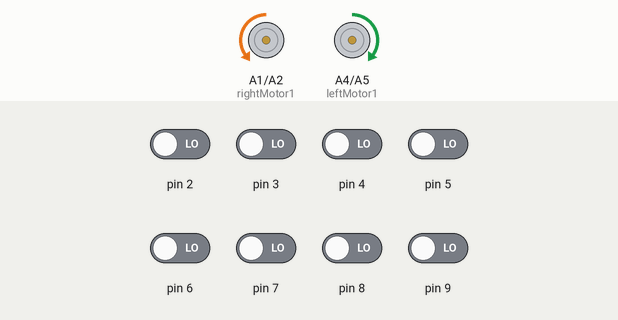
This sketch was run on a simulated Arduino Uno, built with avr-gcc and run on an emulated ATmega328P. Parts: motor-driver pin pairs drawn as motors (green arrow = first pin HIGH = forward, orange = second pin HIGH = backward, longer = more drive, scaled by the enable pin). Inputs (shaded band) come from the test bench; at power-on: pin 2–9 LOW.

Above: at 11.7 s.
11.8 s: pin 3 driven HIGH
At 13.0 s:
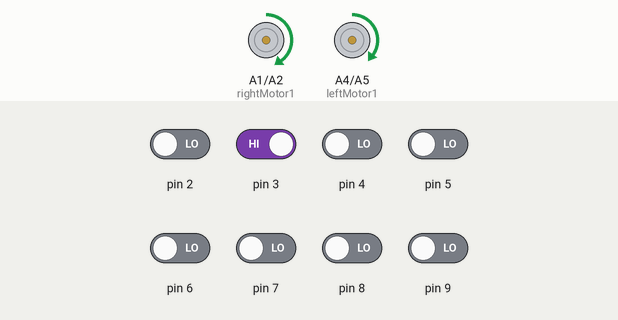
13.3 s: pin 4 driven HIGH
At 14.2 s:
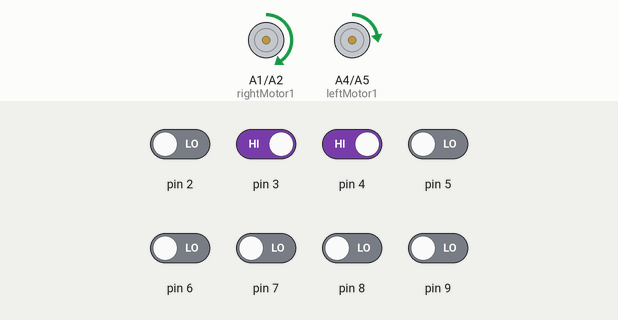
14.8 s: pin 9 driven HIGH
At 15.3 s:
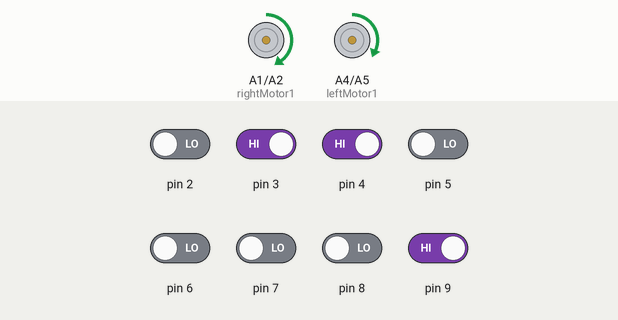
16.3 s: pin 8 driven HIGH
At 17.5 s:
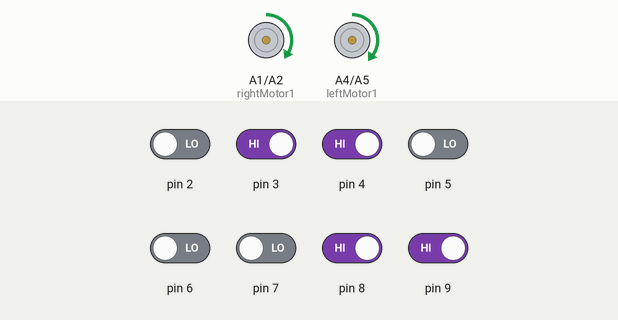
17.8 s: pin 2 driven HIGH
At 18.8 s:
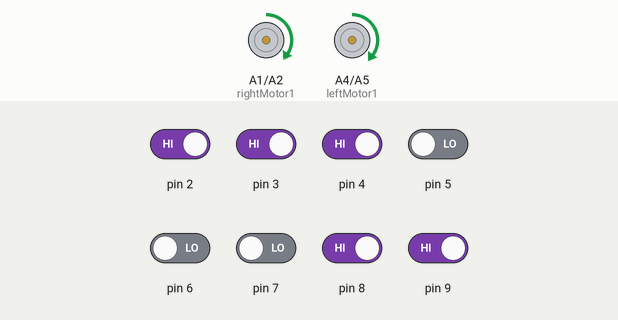
19.3 s: pin 7 driven HIGH
At 19.9 s:
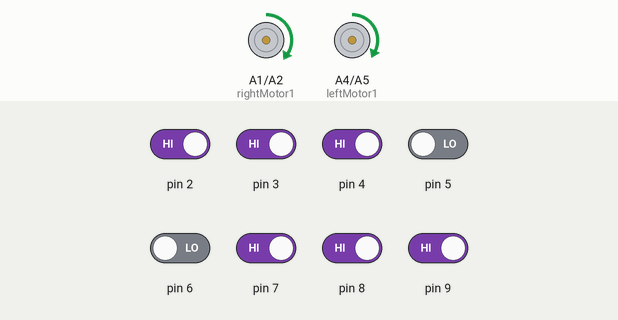
Timing chart, 0 to 21.8 s (numbered marks = the images above; inputs shaded):
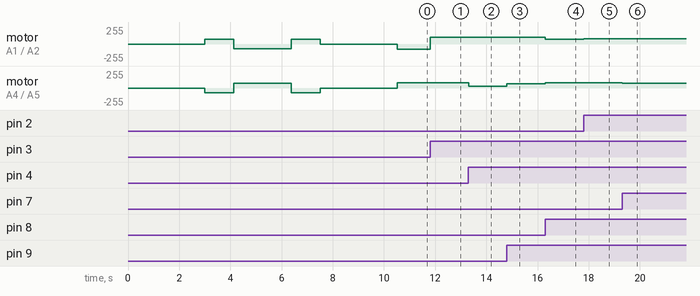

The sketch:

PID_control.ino
```cpp
//https://www.youtube.com/channel/UCnu1c_5OqBfo7j2bG_4IYow
//https://www.youtube.com/watch?v=xCJw69S169M video of PID controlled LFR
//Followe ZM Networks and support the Channel.
#include <QTRSensors.h>

#define Kp 0.02// experiment to determine this, start by something small that just makes your bot follow the line at a slow speed
#define Kd 3
// experiment to determine this, slowly increase the speeds and adjust this value. ( Note: Kp < Kd)
#define Ki 0
#define MaxSpeed 100 // max speed of the robot
#define BaseSpeed 70 // this is the speed at which the motors should spin when the robot is perfectly on the line
//#define NUM_SENSORS  8     // number of sensors used

#define speedturn 80

#define rightMotor1 A1
#define rightMotor2 A2
#define rightMotorPWM 10
#define leftMotor1 A4
#define leftMotor2 A5
#define leftMotorPWM 11


QTRSensors qtr;

const uint8_t SensorCount = 8;
uint16_t sensorValues[SensorCount];

//QTRSensorsRC qtrrc((unsigned char[]) {2,3,4,5,6,7,8,9} ,NUM_SENSORS, 2500, QTR_NO_EMITTER_PIN);

//unsigned int sensorValues[NUM_SENSORS];

void setup()
{
  qtr.setTypeRC();
  qtr.setSensorPins((const uint8_t[]){2, 3, 4, 5, 6, 7, 8, 9}, SensorCount);
  qtr.setEmitterPin(12);

  pinMode(rightMotor1, OUTPUT);
  pinMode(rightMotor2, OUTPUT);
  pinMode(rightMotorPWM, OUTPUT);
  pinMode(leftMotor1, OUTPUT);
  pinMode(leftMotor2, OUTPUT);
  pinMode(leftMotorPWM, OUTPUT);
  delay(3000);
    Serial.begin(9600);
    Serial.println();

 // sensor_calibrate();

int i;
  for (int i = 0; i < 100; i++) // calibrate for sometime by sliding the sensors across the line, or you may use auto-calibration instead
  {

   //comment this part out for automatic calibration
    if ( i  < 25 || i >= 75 ) // turn to the left and right to expose the sensors to the brightest and darkest readings that may be encountered
    {
      move(1, 70, 1);//motor
      move(0, 70, 0);//motor
    }
    else
    {
      move(1, 70, 0);//motor
      move(0, 70, 1);//motor
    }
    qtr.calibrate();
    delay(20);

  }
  wait();
  delay(3000); // wait for 3s to position the bot before entering the main loop

}

int lastError = 0;
//unsigned int sensors[8];
uint16_t position = qtr.readLineBlack(sensorValues);


void loop()
{
  position = qtr.readLineBlack(sensorValues); // get calibrated readings along with the line position, refer to the QTR Sensors Arduino Library for more details on line position.
/*  for (uint8_t i = 0; i < SensorCount; i++)
  {
    Serial.print(sensorValues[i]);
    Serial.print('\t');
  }
  Serial.println(position);
  */
 if(position>6500){
    move(1, speedturn, 1);//motor
    move(0, speedturn, 0);//motor
    return;
  }
  if(position<500){
    move(1, speedturn, 0);//motor
    move(0, speedturn, 1);//motor
    return;
  }

  int error = position - 3500;
  int motorSpeed = Kp * error + Kd * (error - lastError);
  lastError = error;

  int rightMotorSpeed = BaseSpeed + motorSpeed;
  int leftMotorSpeed = BaseSpeed - motorSpeed;

  if (rightMotorSpeed > MaxSpeed ) {rightMotorSpeed = MaxSpeed;} // prevent the motor from going beyond max speed
  if (leftMotorSpeed > MaxSpeed ) {leftMotorSpeed = MaxSpeed;} // prevent the motor from going beyond max speed
  if (rightMotorSpeed < 0)  {rightMotorSpeed = 0;}
  if (leftMotorSpeed < 0) {leftMotorSpeed = 0;}

  move(1, rightMotorSpeed, 1);//motor
  move(0, leftMotorSpeed, 1);//motor

}

void wait(){

  analogWrite(leftMotorPWM, 0);
  analogWrite(rightMotorPWM, 0);

}

void move(int motor, int speed, int direction){

  boolean inPin1;
  boolean inPin2;

  if(direction == 1){
    inPin1 = HIGH;
    inPin2 = LOW;
  }
  if(direction == 0){
    inPin1 = LOW;
    inPin2 = HIGH;
  }

  if(motor == 0){
    digitalWrite(leftMotor1, inPin1);
    digitalWrite(leftMotor2, inPin2);
    analogWrite(leftMotorPWM, speed);
  }
  if(motor == 1){
    digitalWrite(rightMotor1, inPin1);
    digitalWrite(rightMotor2, inPin2);
    analogWrite(rightMotorPWM, speed);
  }
}

void sensor_calibrate()
{

  // 2.5 ms RC read timeout (default) * 10 reads per calibrate() call
  // = ~25 ms per calibrate() call.
  // Call calibrate() 400 times to make calibration take about 10 seconds.
  for (uint16_t i = 0; i < 400; i++)
  {
    qtr.calibrate();
  }
  digitalWrite(LED_BUILTIN, LOW); // turn off Arduino's LED to indicate we are through with calibration

  // print the calibration minimum values measured when emitters were on
  Serial.begin(9600);
  for (uint8_t i = 0; i < SensorCount; i++)
  {
    Serial.print(qtr.calibrationOn.minimum[i]);
    Serial.print(' ');
  }
  Serial.println();

  // print the calibration maximum values measured when emitters were on
  for (uint8_t i = 0; i < SensorCount; i++)
  {
    Serial.print(qtr.calibrationOn.maximum[i]);
    Serial.print(' ');
  }
  Serial.println();
  Serial.println();
  delay(1000);


}
```

Measured:
- after the input at 11.8 s, motor on A1 (rightMotor1) / A2 (rightMotor2): backward 80/255 → forward 100/255 at once
- after the input at 13.3 s, motor on A4 (leftMotor1) / A5 (leftMotor2): forward 80/255 → forward 30/255 at once
- after the input at 14.8 s, motor on A4 (leftMotor1) / A5 (leftMotor2): forward 30/255 → forward 67/255 at once
- after the input at 16.3 s, motor on A1 (rightMotor1) / A2 (rightMotor2): forward 100/255 → forward 73/255 at once; motor on A4 (leftMotor1) / A5 (leftMotor2): forward 67/255 → forward 80/255 at once
- after the input at 17.8 s, motor on A1 (rightMotor1) / A2 (rightMotor2): forward 73/255 → forward 76/255 at once
- after the input at 19.3 s, motor on A4 (leftMotor1) / A5 (leftMotor2): forward 80/255 → forward 70/255 at once
